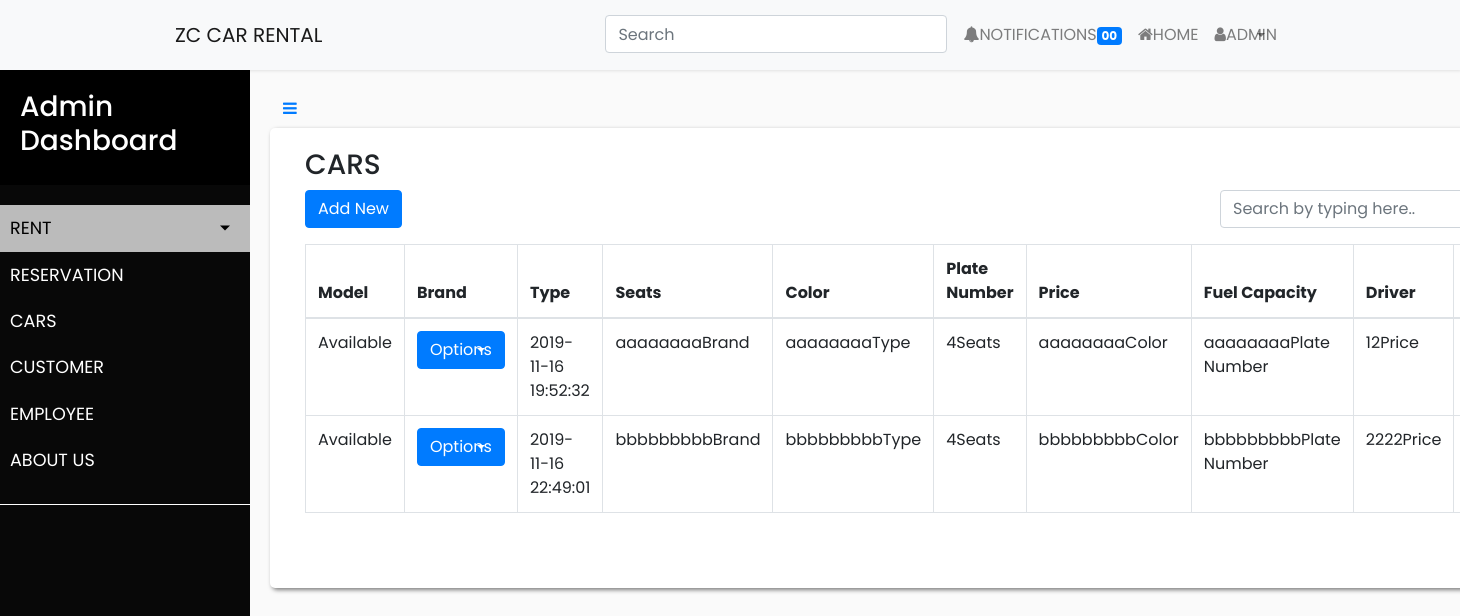
Page /car_controller/show on the committed database.
### tables this page shows
CREATE TABLE `tbl_car_profile` (
  `car_id` int(11) NOT NULL,
  `car_owner` varchar(255) DEFAULT NULL,
  `car_model` varchar(255) DEFAULT NULL,
  `car_brand` varchar(255) DEFAULT NULL,
  `car_type` varchar(255) DEFAULT NULL,
  `car_seats` varchar(255) DEFAULT NULL,
  `car_color` varchar(255) DEFAULT NULL,
  `car_platenumber` varchar(255) DEFAULT NULL,
  `car_price` varchar(255) DEFAULT NULL,
  `car_fuel_capacity` varchar(255) DEFAULT NULL,
  `car_gas_type` varchar(255) DEFAULT NULL,
  `car_driver` varchar(255) DEFAULT NULL,
  `car_transmission` varchar(255) DEFAULT NULL,
  `car_insurance` varchar(255) DEFAULT NULL,
  `is_available` tinyint(4) NOT NULL DEFAULT 1,
  `created_at` timestamp NOT NULL DEFAULT current_timestamp(),
  `updated_at` timestamp NULL DEFAULT NULL ON UPDATE current_timestamp()
);

### application/controllers/Car_controller.php (called while the page is built, shortened)
<?php
class Car_controller extends CI_Controller {
	public function __construct()
    {
        $this->load->model('car_model');
    }
    public function show($start = 0)
    {
    	$this->load->library('pagination');
        $config['base_url'] = base_url().'car_controller/show/';
        $config['total_rows'] = $this->car_model->get_count();
        $config['per_page'] = 5;
        $config['full_tag_open'] = '<ul class="pagination justify-content">';
        $config['full_tag_close'] = '</ul>';
        $config['first_tag_open'] = '<li page-item">';
        $config['first_tag_close'] = '</li>';
        $config['next_tag_open'] = '<li class="page-item">';
        $config['next_tag_close'] = '</li>';
        $config['prev_tag_open'] = '<li class="page-item">';
        $config['prev_tag_close'] = '</li>';
        $config['cur_tag_open'] = '<li class="page-item active"><a class="page-link">';
        $config['cur_tag_close'] = '</a></li>';
        $config['num_tag_open'] = '<li class="page-item">';
        $config['num_tag_close'] = '</li>';
        $config['last_tag_open'] = '<li class="page-item">';
        $config['last_tag_close'] = '</li>';
        $config['attributes'] = array('class' => 'page-link');
        $this->pagination->initialize($config);
        $data['pagination'] = $this->pagination->create_links();
        $data['fetch_data'] = $this->car_model->fetch_data($config['per_page'], $start);
    	$data['main_view'] = "admin/cars";
		$this->load->view('layouts/main', $data);
    }
}

### index.php (called while the page is built, shortened)
<?php
require_once BASEPATH.'core/CodeIgniter.php';

### application/models/Car_model.php (called while the page is built, shortened)
<?php
class Car_model extends CI_Model {
    public function fetch_data($limit, $start) {
		$queryString = "SELECT *, IF(is_available, 'Available', 'Unavailable') is_available FROM tbl_car_profile ORDER BY created_at ASC LIMIT $limit OFFSET $start";
		$query = $this->db->query($queryString);
		return $query;
	}
}

### application/views/admin/cars.php (the view, shortened to what this page needs)
<div class="admin-content">
<div class="col-md-12 search-table-col">
    <h3> CARS </h3>
    <header>
        <div class="form-group">
            <a class="btn btn-primary" href="<?php echo base_url('car_controller/add_car');?>">Add New</a><div class="form-group pull-right col-lg-4"><input type="text" placeholder="Search by typing here.." class="search form-control"></div><span class="counter pull-right"></span>
        </div>
    </header>
    <div class="table-responsive">
        <table class="table table-bordered table-hover" id="">
            <thead class="bill-header cs">
                <tr>
                    <th id="trs-hd" class="">Model</th>
                    <th id="trs-hd" class="">Brand</th>
                    <th id="trs-hd" class="">Type</th>
                    <th id="trs-hd" class="">Seats</th>
                    <th id="trs-hd" class="">Color</th>
                    <th id="trs-hd" class="">Plate Number</th>
                    <th id="trs-hd" class="">Price</th>
                    <th id="trs-hd" class="">Fuel Capacity</th>
                    <th id="trs-hd" class="">Driver</th>
                    <th id="trs-hd" class="">Trasmisssion</th>
                </tr>
            </thead>
            <tbody>
                    <?php if($fetch_data->num_rows() > 0):?>
                        <?php foreach($fetch_data->result_array() as $row): ?>
                       <tr>
                            <td><?php echo $row['is_available'] ?></td>
                            <td>
                                <div class="dropdown"><button class="btn btn-primary dropdown-toggle" data-toggle="dropdown" aria-expanded="false" type="button" >Options</button>
                                </div>
                            </td>
                            <td><?php echo $row['created_at'] ?></td>
                            <td><?php echo $row['car_brand'] ?>Brand</td>
                            <td><?php echo $row['car_type'] ?>Type</td>
                            <td><?php echo $row['car_seats'] ?>Seats</td>
                            <td><?php echo $row['car_color'] ?>Color</td>
                            <td><?php echo $row['car_platenumber'] ?>Plate Number</td>
                            <td><?php echo $row['car_price'] ?>Price</td>
                            <td><?php echo $row['car_fuel_capacity'] ?>Fuel Capacity</td>
                        </tr>
                        <?php endforeach; ?>
                    <?php endif; ?>
            </tbody>
        </table>
    </div>
</div>
</div>

### application/views/layouts/header.php (shortened to what this page needs)
<!doctype html>
<html lang="en">
  <head>
    <link rel="stylesheet" href="<?php echo base_url('assets/css/bootstrap.min.css');?>">
    <link rel="stylesheet" href="<?php echo base_url('assets/css/styles.css');?>">
    <link rel="stylesheet" href="<?php echo base_url('assets/fonts/font-awesome.min.css');?>">
  </head>
  <body>

### application/views/layouts/main.php (shortened to what this page needs)
<?php $this->load->view('layouts/header'); ?>
  <nav class="navbar navbar-expand-lg navbar-light bg-light mb-0">
    <div class="container">
    <a class="navbar-brand" href="#">ZC CAR RENTAL</a>
    <div class="collapse navbar-collapse" id="navbarText">
      <ul class="nav navbar-nav ml-auto">
      <li class="nav-item" role="presentation">
        <form class="form-inline">
            <div class="md-form my-0">
              <input class="form-control mr-sm-2" type="text" placeholder="Search" aria-label="Search">
            </div>
          </form>
      </li>
      <li class="nav-item" role="presentation"><a class="nav-link" href="#"><i class="fa fa-bell"></i>NOTIFICATIONS<span class="badge badge-primary">00</span></a></li>
      <li class="nav-item" role="presentation"><a class="nav-link" href="<?php echo base_url('User_controller/index');?>"><i class="fa fa-home"></i>HOME</a></li>
      <li class="nav-item dropdown">
        <a class="dropdown-toggle nav-link" data-toggle="dropdown" aria-expanded="false" href="#"><i class="fa fa-user"></i>ADMIN</a>
    </div>
</div>
  </nav>
    <div class="wrapper">
   <?php $this->load->view('layouts/sidebar'); ?>
    <div id="content">
    <a id="sidebarCollapse" class="btn btn-link" role="button" href="#menu-toggle" id="menu-toggle"><i class="fa fa-bars"></i></a>
      <?php $this->load->view($main_view); ?>
      </div>
    </div>
<?php $this->load->view('layouts/footer'); ?>

### application/views/layouts/sidebar.php (shortened to what this page needs)
<nav id="sidebar">
    <div class="sidebar-header">
        <h3><a href="<?php echo base_url('admin_controller'); ?>">Admin Dashboard</a></h3>
    </div>
    <ul class="list-unstyled components">
        <li class="active">
            <a href="#homeSubmenu" data-toggle="collapse" aria-expanded="false" class="dropdown-toggle">RENT</a>
        </li>
        <li>
            <a href="<?php echo base_url('admin_controller/reservation'); ?>">RESERVATION</a>
        </li>
        <li>
            <a href="<?php echo base_url('car_controller/show'); ?>">CARS</a>
        </li>
        <li>
            <a href="<?php echo base_url('customer_controller/show'); ?>">CUSTOMER</a>
        </li>
        <li>
            <a href="<?php echo base_url('admin_controller/employee'); ?>">EMPLOYEE</a>
        </li>
        <li>
            <a href="<?php echo base_url('admin_controller/team'); ?>">ABOUT US</a>
        </li>
    </ul>
</nav>

### application/views/layouts/footer.php (shortened to what this page needs)
</body>
  </body>
</html>

### assets/css/styles.css (style rules this page uses)
body { font-family: 'Poppins', sans-serif; background: #fafafa; }
a, a:hover, a:focus { color: inherit; text-decoration: none; transition: all 0.3s; }
.navbar { padding: 15px 10px; background: #fff; border: none; border-radius: 0; margin-bottom: 0px; box-shadow: 1px 1px 3px rgba(0, 0, 0, 0.1); }
.wrapper { display: flex; width: 100%; align-items: stretch; }
#sidebar { min-width: 250px; max-width: 250px; background: rgb(8, 8, 8); color: #fff; transition: all 0.3s; }
#sidebar .sidebar-header { padding: 20px; background: #000000; }
#sidebar ul.components { padding: 20px 0; border-bottom: 1px solid #ffffff; }
#sidebar ul li a { padding: 10px; font-size: 1.1em; display: block; }
#sidebar ul li.active>a, a[aria-expanded="true"] { color: rgb(0, 0, 0); background: #bbbbbb; }
a[data-toggle="collapse"] { position: relative; }
.dropdown-toggle::after { display: block; position: absolute; top: 50%; right: 20px; transform: translateY(-50%); }
#content { width: 100%; padding: 20px; min-height: 100vh; transition: all 0.3s; }
.admin-content { padding: 20px; background: white; min-height: 460px; box-shadow: 2px 2px 4px rgba(0.5, 0.5,0.5, 0.5); border-radius: 5px; }
@media screen and (min-width: 997px) { .wrapper { display: -webkit-box; display: -webkit-flex; display: -ms-flexbox; display: flex; } }

### rows in the picture
tbl_car_profile: is_available "Available", created_at "2019-11-16 19:52:32", car_brand "aaaaaaaa", car_type "aaaaaaaa", car_seats "4", car_color "aaaaaaaa", car_platenumber "aaaaaaaa", car_price "12"
tbl_car_profile: is_available "Available", created_at "2019-11-16 22:49:01", car_brand "bbbbbbbbb", car_type "bbbbbbbbb", car_seats "4", car_color "bbbbbbbbb", car_platenumber "bbbbbbbbb", car_price "2222"
